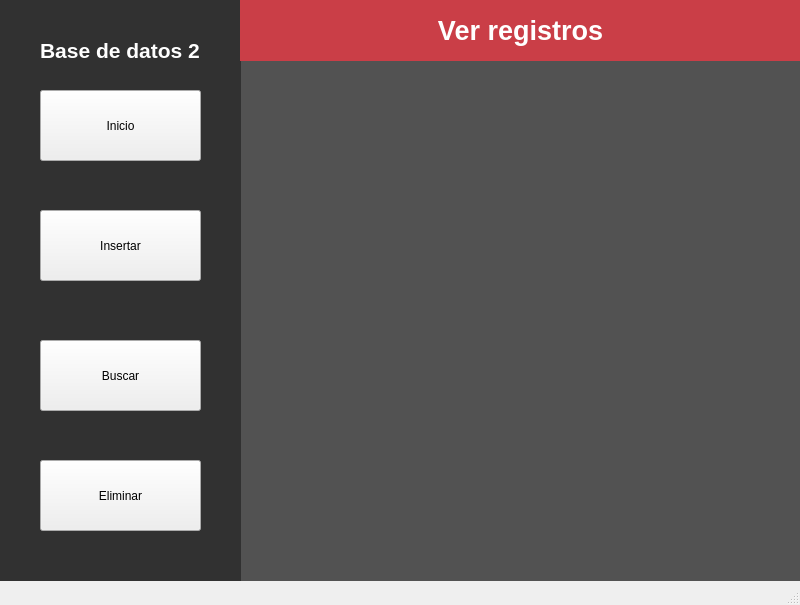
<?xml version="1.0" encoding="UTF-8"?>
<ui version="4.0">
 <class>VerRegistros</class>
 <widget class="QMainWindow" name="VerRegistros">
  <property name="geometry">
   <rect>
    <x>0</x>
    <y>0</y>
    <width>800</width>
    <height>605</height>
   </rect>
  </property>
  <property name="windowTitle">
   <string>MainWindow</string>
  </property>
  <widget class="QWidget" name="centralwidget">
   <widget class="QLabel" name="label_4">
    <property name="geometry">
     <rect>
      <x>240</x>
      <y>0</y>
      <width>561</width>
      <height>581</height>
     </rect>
    </property>
    <property name="styleSheet">
     <string notr="true">background-color: rgb(218, 218, 218);
background-color: rgb(82, 82, 82);</string>
    </property>
    <property name="text">
     <string/>
    </property>
   </widget>
   <widget class="QLabel" name="label_3">
    <property name="geometry">
     <rect>
      <x>40</x>
      <y>30</y>
      <width>201</width>
      <height>41</height>
     </rect>
    </property>
    <property name="text">
     <string>&lt;html&gt;&lt;head/&gt;&lt;body&gt;&lt;p&gt;&lt;span style=&quot; font-size:16pt; font-weight:600; color:#ffffff;&quot;&gt;Base de datos 2&lt;/span&gt;&lt;/p&gt;&lt;/body&gt;&lt;/html&gt;</string>
    </property>
   </widget>
   <widget class="QPushButton" name="inicio">
    <property name="geometry">
     <rect>
      <x>40</x>
      <y>90</y>
      <width>161</width>
      <height>71</height>
     </rect>
    </property>
    <property name="text">
     <string>Inicio</string>
    </property>
   </widget>
   <widget class="QPushButton" name="insertar">
    <property name="geometry">
     <rect>
      <x>40</x>
      <y>210</y>
      <width>161</width>
      <height>71</height>
     </rect>
    </property>
    <property name="text">
     <string>Insertar</string>
    </property>
   </widget>
   <widget class="QPushButton" name="buscar">
    <property name="geometry">
     <rect>
      <x>40</x>
      <y>340</y>
      <width>161</width>
      <height>71</height>
     </rect>
    </property>
    <property name="text">
     <string>Buscar</string>
    </property>
   </widget>
   <widget class="QPushButton" name="eliminar">
    <property name="geometry">
     <rect>
      <x>40</x>
      <y>460</y>
      <width>161</width>
      <height>71</height>
     </rect>
    </property>
    <property name="text">
     <string>Eliminar</string>
    </property>
   </widget>
   <widget class="QLabel" name="label_2">
    <property name="geometry">
     <rect>
      <x>0</x>
      <y>0</y>
      <width>241</width>
      <height>581</height>
     </rect>
    </property>
    <property name="styleSheet">
     <string notr="true">background-color: rgb(49, 49, 49);</string>
    </property>
    <property name="text">
     <string/>
    </property>
   </widget>
   <widget class="QLabel" name="label">
    <property name="geometry">
     <rect>
      <x>540</x>
      <y>360</y>
      <width>261</width>
      <height>221</height>
     </rect>
    </property>
    <property name="text">
     <string notr="true"/>
    </property>
    <property name="pixmap">
     <pixmap resource="resource.qrc">:/imagenes/icono.jpeg</pixmap>
    </property>
    <property name="scaledContents">
     <bool>true</bool>
    </property>
   </widget>
   <widget class="QLabel" name="label_5">
    <property name="geometry">
     <rect>
      <x>240</x>
      <y>0</y>
      <width>561</width>
      <height>61</height>
     </rect>
    </property>
    <property name="styleSheet">
     <string notr="true">background-color: rgb(202, 62, 71);</string>
    </property>
    <property name="text">
     <string>&lt;html&gt;&lt;head/&gt;&lt;body&gt;&lt;p align=&quot;center&quot;&gt;&lt;span style=&quot; font-size:20pt; font-weight:600; color:#ffffff;&quot;&gt;Ver registros&lt;/span&gt;&lt;/p&gt;&lt;/body&gt;&lt;/html&gt;</string>
    </property>
   </widget>
   <zorder>label_4</zorder>
   <zorder>label_2</zorder>
   <zorder>label_3</zorder>
   <zorder>inicio</zorder>
   <zorder>insertar</zorder>
   <zorder>buscar</zorder>
   <zorder>eliminar</zorder>
   <zorder>label</zorder>
   <zorder>label_5</zorder>
  </widget>
  <widget class="QStatusBar" name="statusbar"/>
 </widget>
 <resources>
  <include location="resource.qrc"/>
 </resources>
 <connections/>
</ui>
